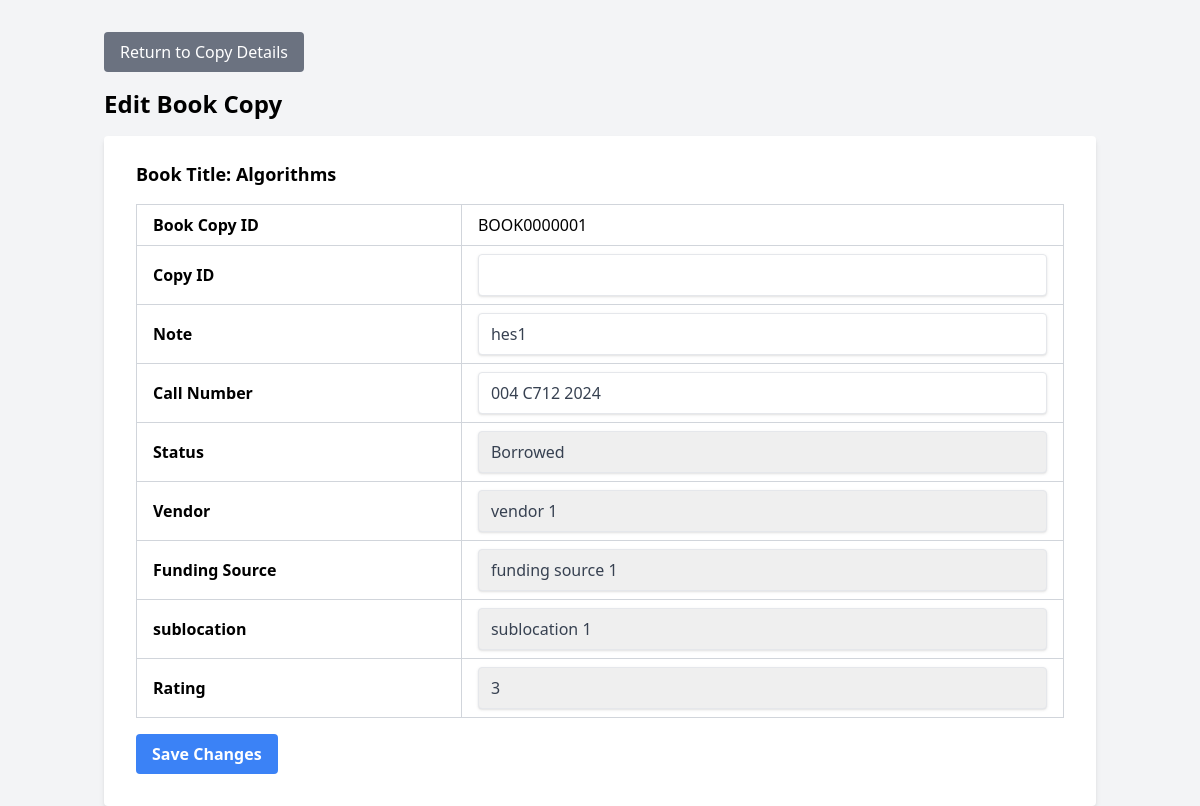
/dashboard/page/include/edit_copy.php?book_copy_ID=807, run on the app's committed database.
### tables this page shows
CREATE TABLE `book_copies` (
  `book_copy_ID` int(11) NOT NULL,
  `book_id` int(11) NOT NULL,
  `book_copy` varchar(50) NOT NULL,
  `copy_ID` varchar(50) NOT NULL,
  `B_title` varchar(255) NOT NULL,
  `status` enum('Available','Borrowed','Reserved') DEFAULT NULL,
  `callNumber` varchar(50) DEFAULT NULL,
  `circulationType` varchar(50) DEFAULT NULL,
  `dateAcquired` date DEFAULT NULL,
  `description1` text DEFAULT NULL,
  `description2` text DEFAULT NULL,
  `description3` text DEFAULT NULL,
  `number1` int(11) DEFAULT NULL,
  `number2` int(11) DEFAULT NULL,
  `number3` int(11) DEFAULT NULL,
  `sublocation` varchar(100) DEFAULT NULL,
  `vendor` varchar(100) DEFAULT NULL,
  `fundingSource` varchar(100) DEFAULT NULL,
  `rating` int(11) NOT NULL DEFAULT 0,
  `note` varchar(50) NOT NULL
);

CREATE TABLE `book` (
  `book_id` int(11) NOT NULL,
  `B_title` varchar(255) NOT NULL,
  `subtitle` varchar(255) DEFAULT NULL,
  `author` varchar(255) DEFAULT NULL,
  `edition` varchar(255) DEFAULT NULL,
  `LCCN` varchar(255) DEFAULT NULL,
  `ISBN` varchar(255) DEFAULT NULL,
  `ISSN` varchar(255) DEFAULT NULL,
  `MT` varchar(255) DEFAULT NULL,
  `ST` varchar(255) DEFAULT NULL,
  `journal` varchar(255) NOT NULL,
  `place` varchar(255) DEFAULT NULL,
  `publisher` varchar(255) DEFAULT NULL,
  `Pdate` date DEFAULT NULL,
  `copyright` varchar(255) DEFAULT NULL,
  `extent` varchar(255) DEFAULT NULL,
  `Odetail` text DEFAULT NULL,
  `size` varchar(255) DEFAULT NULL,
  `url` varchar(255) DEFAULT NULL,
  `Description` text DEFAULT NULL,
  `UTitle` varchar(255) DEFAULT NULL,
  `VForm` varchar(255) DEFAULT NULL,
  `SUTitle` varchar(255) DEFAULT NULL,
  `volume` int(11) DEFAULT NULL,
  `note` varchar(50) DEFAULT NULL,
  `photo` varchar(255) DEFAULT NULL
);

### dashboard/page/include/edit_copy.php (the view, shortened to what this page needs)
<?php
    include '../../config.php';
    $book_copy_ID = isset($_GET['book_copy_ID']) ? $_GET['book_copy_ID'] : '';
    $vendors_result = $conn->query("SELECT id, name FROM vendor");
    $fund_result = $conn->query("SELECT id, name FROM fundingsource");
    $sub_result = $conn->query("SELECT id, name FROM sublocation");
    $sql = "SELECT bc.*, b.B_title,
                    v.name AS vendor_name,
                    fs.name AS funding_source_name,
                    sl.name AS sublocation_name
            FROM book_copies bc
            JOIN book b ON bc.book_ID = b.book_ID
            LEFT JOIN vendor v ON bc.vendor = v.id
            LEFT JOIN fundingsource fs ON bc.fundingSource = fs.id
            LEFT JOIN sublocation sl ON bc.sublocation = sl.id
            WHERE bc.book_copy_ID = '" . $conn->real_escape_string($book_copy_ID) . "'";
    $result = $conn->query($sql);
    if (!$result) {
        $message = "Error retrieving copy details: " . $conn->error;
        $message_type = "error";
        $copy_data = [];
    } elseif ($result->num_rows == 0) {
        $message = "No copy found with the specified ID.";
        $message_type = "warning";
        $copy_data = [];
    } else {
        $copy_data = $result->fetch_assoc();
    }
?>
<!DOCTYPE html>
<html lang="en">
<head>
    <script src="https://cdn.tailwindcss.com"></script>
</head>
<body class="bg-gray-100">
    <div class="container mx-auto mt-8 px-4">
        <a href="../viewcopy.php?book_copy_ID=<?php echo urlencode($book_copy_ID); ?>"
            class="bg-gray-500 text-white px-4 py-2 rounded hover:bg-gray-600 inline-block mb-4">Return to Copy Details</a>
        <h2 class="text-2xl font-semibold mb-4">Edit Book Copy</h2>
        <?php if (!empty($copy_data)): ?>
        <form method="POST" class="bg-white shadow-md rounded px-8 pt-6 pb-8">
            <div class="mb-4">
                <h3 class="text-lg font-bold">Book Title: <?php echo htmlspecialchars($copy_data['B_title']); ?></h3>
            </div>
            <table class="table-auto w-full border-collapse border border-gray-300">
                <tbody>
                    <tr>
                        <td class="border border-gray-300 px-4 py-2 font-semibold">Book Copy ID</td>
                        <td class="border border-gray-300 px-4 py-2">
                            <?php echo htmlspecialchars($copy_data['book_copy']); ?>
                        </td>
                    </tr>
                    <tr>
                        <td class="border border-gray-300 px-4 py-2 font-semibold">Copy ID</td>
                        <td class="border border-gray-300 px-4 py-2">
                            <input type="text" class="shadow appearance-none border rounded w-full py-2 px-3 text-gray-700 focus:outline-none focus:shadow-outline" id="copy_ID" name="copy_ID" value="<?php echo htmlspecialchars($copy_data['copy_ID']); ?>" >
                        </td>
                    </tr>
                    <tr>
                        <td class="border border-gray-300 px-4 py-2 font-semibold">Note</td>
                        <td class="border border-gray-300 px-4 py-2">
                            <input type="text" class="shadow appearance-none border rounded w-full py-2 px-3 text-gray-700 focus:outline-none focus:shadow-outline" id="note" name="note" value="<?php echo htmlspecialchars($copy_data['note']); ?>" >
                        </td>
                    </tr>
                    <tr>
                        <td class="border border-gray-300 px-4 py-2 font-semibold">Call Number</td>
                        <td class="border border-gray-300 px-4 py-2">
                            <input type="text" class="shadow appearance-none border rounded w-full py-2 px-3 text-gray-700 focus:outline-none focus:shadow-outline" id="callNumber" name="callNumber" value="<?php echo htmlspecialchars($copy_data['callNumber']); ?>" >
                        </td>
                    </tr>
                    <tr>
                        <td class="border border-gray-300 px-4 py-2 font-semibold">Status</td>
                        <td class="border border-gray-300 px-4 py-2">
                            <select class="shadow appearance-none border rounded w-full py-2 px-3 text-gray-700 focus:outline-none focus:shadow-outline" id="status" name="status" >
                                <option value="Borrowed" <?php echo $copy_data['status'] == 'Borrowed' ? 'selected' : ''; ?>>Borrowed</option>
                            </select>
                        </td>
                    </tr>
                    <tr>
                        <td class="border border-gray-300 px-4 py-2 font-semibold">Vendor</td>
                        <td class="border border-gray-300 px-4 py-2">
                            <select name="vendor" id="vendor" class="shadow appearance-none border rounded w-full py-2 px-3 text-gray-700 focus:outline-none focus:shadow-outline">
                            <?php
                                while ($vendor_row = $vendors_result->fetch_assoc()) {
                                    $selected = ($vendor_row['vendor'] == $copy_data['vendor_name']) ? 'selected' : '';
                                    echo "<option value='{$vendor_row['name']}' $selected>{$vendor_row['name']}</option>";
                                }
                            ?>
                            </select>
                        </td>
                    </tr>
                    <tr>
                        <td class="border border-gray-300 px-4 py-2 font-semibold">Funding Source</td>
                        <td class="border border-gray-300 px-4 py-2">
                            <select name="fundingSource" id="fundingSource" class="shadow appearance-none border rounded w-full py-2 px-3 text-gray-700 focus:outline-none focus:shadow-outline">
                            <?php
                                while ($fund_row = $fund_result->fetch_assoc()) {
                                    $selected = ($fund_row['fundingsource'] == $copy_data['funding_source_name']) ? 'selected' : '';
                                    echo "<option value='{$fund_row['name']}' $selected>{$fund_row['name']}</option>";
                                }
                            ?>
                            </select>
                        </td>
                    </tr>
                    <tr>
                        <td class="border border-gray-300 px-4 py-2 font-semibold">sublocation</td>
                        <td class="border border-gray-300 px-4 py-2">
                            <select name="sublocation" id="sublocation" class="shadow appearance-none border rounded w-full py-2 px-3 text-gray-700 focus:outline-none focus:shadow-outline">
                            <?php
                                while ($sub_row = $sub_result->fetch_assoc()) {
                                    $selected = ($sub_row['sublocation'] == $copy_data['sublocation_name']) ? 'selected' : '';
                                    echo "<option value='{$sub_row['name']}' $selected>{$sub_row['name']}</option>";
                                }
                            ?>
                            </select>
                        </td>
                    </tr>
                    <tr>
                        <td class="border border-gray-300 px-4 py-2 font-semibold">Rating</td>
                        <td class="border border-gray-300 px-4 py-2">
                            <select class="shadow appearance-none border rounded w-full py-2 px-3 text-gray-700 focus:outline-none focus:shadow-outline" id="rating" name="rating" >
                                <option value="3" <?php echo $copy_data['rating'] == '3' ? 'selected' : ''; ?>>3</option>
                            </select>
                        </td>
                    </tr>
                </tbody>
            </table>
            <div class="flex items-center justify-between mt-4">
                <button type="submit" class="bg-blue-500 hover:bg-blue-700 text-white font-bold py-2 px-4 rounded focus:outline-none focus:shadow-outline" onclick="return confirm('Are you sure you want to save the changes to this book copy?');">Save Changes</button>
            </div>
        </form>
        <?php endif; ?>
    </div>
</body>
</html>

### data on the page
book_copies: book.B_title "Algorithms", book_copy "BOOK0000001", note "hes1", callNumber "004 C712 2024", status "Borrowed", rating "3"

### other printed values
form field vendor "vendor 1"
form field fundingSource "funding source 1"
form field sublocation "sublocation 1"
